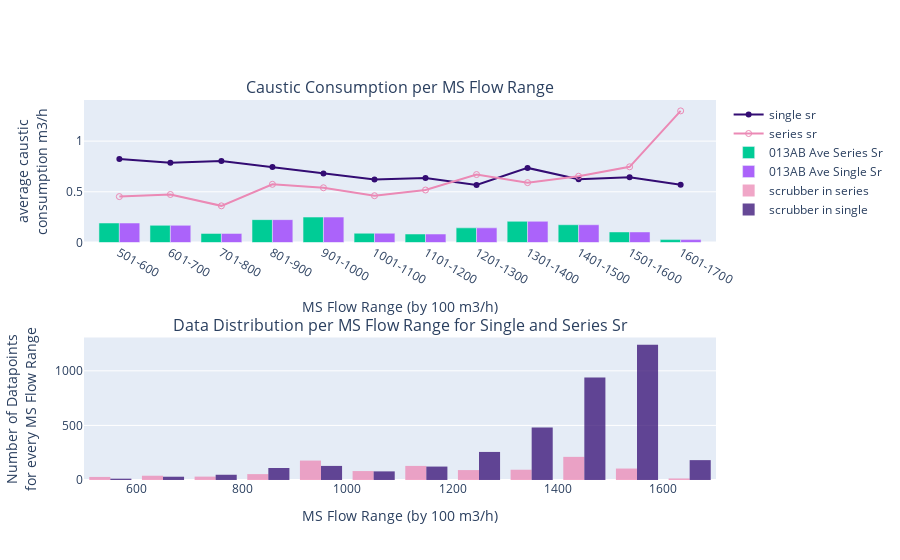

Here is the notebook cell this chart was saved with:
### Code cell
fig_NaOH_series_single = make_subplots(
    rows=2, cols=1,
    specs=[[{"type": "scatter"}], [{"type": "bar"}]],
    subplot_titles=(['Caustic Consumption per MS Flow Range', 'Data Distribution per MS Flow Range for Single and Series Sr'])
)
fig_NaOH_series_single.add_trace(go.Scatter(x=df_scrubber_caustic_cons_MS_Flow.index, y=df_scrubber_caustic_cons_MS_Flow['Single_Total_NaOH_SR03_04'],
                              name = 'single sr', marker_color='#330C73'), row=1, col=1)
fig_NaOH_series_single.add_trace(go.Scatter(x=df_scrubber_caustic_cons_MS_Flow.index,
                              y=df_scrubber_caustic_cons_MS_Flow['Series_Total_NaOH_SR03_04'],
                             marker_symbol='circle-open',
                              name = 'series sr',  marker_color='#EB89B5'), row=1, col=1)

fig_NaOH_series_single.add_trace(go.Bar(x=df_series_caustic_cons_013AB.index, name='013AB Ave Series Sr',
                              y=(df_series_caustic_cons_013AB['SR03_H2S_CONC_A']+ df_series_caustic_cons_013AB['SR03_H2S_CONC_B'])/2), row=1, col=1)

fig_NaOH_series_single.add_trace(go.Bar(x=df_single_caustic_cons_013AB.index,name='013AB Ave Single Sr',
                              y=(df_series_caustic_cons_013AB['SR03_H2S_CONC_A']+ df_series_caustic_cons_013AB['SR03_H2S_CONC_B'])/2), row=1, col=1)
#df_series_caustic_cons_013AB
#df_single_caustic_cons_013AB


import plotly.express as px
import numpy as np

#fig_NaOH = go.Figure()
fig_NaOH_series_single.add_trace(go.Histogram(x=df_series_withou_Ni['MS_Flow'],  xbins=dict(start=500,end=1650,size=100), name='scrubber in series', marker_color='#EB89B5',
    opacity=0.75),  row=2, col=1)
fig_NaOH_series_single.add_trace(go.Histogram(x=df_single_without_Ni['MS_Flow'],  xbins=dict(start=500,end=1650,size=100), name='scrubber in single', marker_color='#330C73',
    opacity=0.75),  row=2, col=1)



fig_NaOH_series_single.update_yaxes(title_text="average caustic"+ "<br>" + "consumption m3/h", row=1, col=1)
fig_NaOH_series_single.update_yaxes(title_text="Number of Datapoints"+ "<br>" + "for every MS Flow Range", row=2, col=1)
fig_NaOH_series_single.update_xaxes(title_text="MS Flow Range (by 100 m3/h)")



fig_NaOH_series_single.show()

### Figure 1 — Plotly figure (JSON) as saved in the notebook; plotly's stock layout.template omitted (floating-point values rounded to 4 significant figures; data arrays with more than 128 entries replaced by an {"elided": "..."} marker saying what was removed)
{"data": [{"marker": {"color": "#330C73"}, "name": "single sr", "type": "scatter", "x": ["501-600", "601-700", "701-800", "801-900", "901-1000", "1001-1100", "1101-1200", "1201-1300", "1301-1400", "1401-1500", "1501-1600", "1601-1700"], "xaxis": "x", "y": [0.8235, 0.7856, 0.8045, 0.7452, 0.6804, 0.6215, 0.6357, 0.5682, 0.7357, 0.6233, 0.6437, 0.5704], "yaxis": "y"}, {"marker": {"color": "#EB89B5", "symbol": "circle-open"}, "name": "series sr", "type": "scatter", "x": ["501-600", "601-700", "701-800", "801-900", "901-1000", "1001-1100", "1101-1200", "1201-1300", "1301-1400", "1401-1500", "1501-1600", "1601-1700"], "xaxis": "x", "y": [0.4528, 0.4736, 0.3615, 0.5738, 0.5399, 0.4614, 0.5175, 0.6701, 0.5905, 0.6534, 0.7467, 1.298], "yaxis": "y"}, {"name": "013AB Ave Series Sr", "type": "bar", "x": ["1001-1100", "1101-1200", "1201-1300", "1301-1400", "1401-1500", "1501-1600", "1601-1700", "501-600", "601-700", "701-800", "801-900", "901-1000"], "xaxis": "x", "y": [0.09135, 0.08358, 0.1444, 0.2089, 0.1751, 0.1041, 0.02858, 0.1921, 0.1691, 0.08947, 0.2255, 0.2506], "yaxis": "y"}, {"name": "013AB Ave Single Sr", "type": "bar", "x": ["1001-1100", "1101-1200", "1201-1300", "1301-1400", "1401-1500", "1501-1600", "1601-1700", "501-600", "601-700", "701-800", "801-900", "901-1000"], "xaxis": "x", "y": [0.09135, 0.08358, 0.1444, 0.2089, 0.1751, 0.1041, 0.02858, 0.1921, 0.1691, 0.08947, 0.2255, 0.2506], "yaxis": "y"}, {"marker": {"color": "#EB89B5"}, "name": "scrubber in series", "opacity": 0.75, "type": "histogram", "x": {"elided": "1446 float values"}, "xaxis": "x2", "xbins": {"end": 1650, "size": 100, "start": 500}, "yaxis": "y2"}, {"marker": {"color": "#330C73"}, "name": "scrubber in single", "opacity": 0.75, "type": "histogram", "x": {"elided": "4068 float values"}, "xaxis": "x2", "xbins": {"end": 1650, "size": 100, "start": 500}, "yaxis": "y2"}], "layout": {"annotations": [{"font": {"size": 16}, "showarrow": false, "text": "Caustic Consumption per MS Flow Range", "x": 0.5, "xanchor": "center", "xref": "paper", "y": 1, "yanchor": "bottom", "yref": "paper"}, {"font": {"size": 16}, "showarrow": false, "text": "Data Distribution per MS Flow Range for Single and Series Sr", "x": 0.5, "xanchor": "center", "xref": "paper", "y": 0.375, "yanchor": "bottom", "yref": "paper"}], "xaxis": {"anchor": "y", "domain": [0, 1], "title": {"text": "MS Flow Range (by 100 m3/h)"}}, "xaxis2": {"anchor": "y2", "domain": [0, 1], "title": {"text": "MS Flow Range (by 100 m3/h)"}}, "yaxis": {"anchor": "x", "domain": [0.625, 1], "title": {"text": "average caustic<br>consumption m3/h"}}, "yaxis2": {"anchor": "x2", "domain": [0, 0.375], "title": {"text": "Number of Datapoints<br>for every MS Flow Range"}}}}
